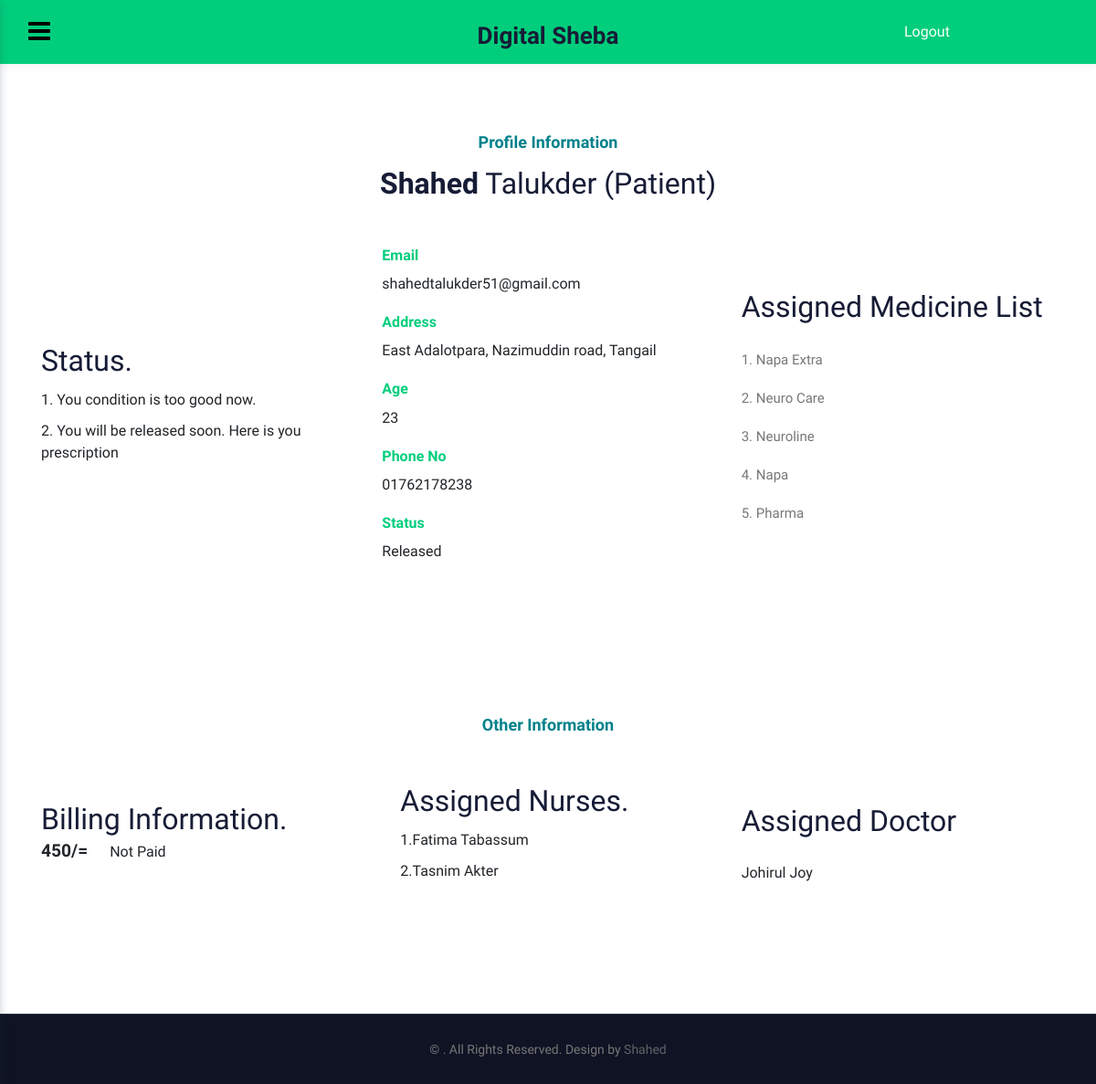
The page /patient/profile/ (signed in) on the database its author committed.
### main/models.py (models this page shows, shortened)
class User(AbstractUser):
    is_patient = models.BooleanField(default=False)
    is_doctor = models.BooleanField(default=False)
    is_nurse = models.BooleanField(default=False)
    is_assistant = models.BooleanField(default=False)
    is_admin = models.BooleanField(default=False)
    is_registered = models.BooleanField(default=False)

class PatientHealthReport(models.Model):
    id = models.AutoField(primary_key=True)
    patient = models.ForeignKey(Patient, on_delete=models.CASCADE, blank=True, null=True)
    health_report = models.CharField(max_length=500, blank=True, null=True)
    class Meta:
        db_table = "patient_health_report"

class Patient(models.Model):
    user = models.OneToOneField(User,on_delete=models.CASCADE,primary_key=True,related_name='user')
    full_name = models.CharField(max_length=50, blank=True, null=True)
    address = models.CharField(max_length=500, blank=True, null=True)
    age = models.CharField(max_length=50, blank=True, null=True)
    phone_no = models.CharField(max_length=50, blank=True, null=True)
    released = models.BooleanField(default=False)
    class Meta:
        db_table = "patient_info"

class Medicine(models.Model):
    medicine_name = models.CharField(max_length=120,blank=True, null=True)
    company_name = models.ManyToManyField(MedicineCompany, related_name="company")
    class Meta:
        db_table = "medicine_info"

class Bill(models.Model):
    patient = models.OneToOneField(Patient, on_delete=models.CASCADE, primary_key=True)
    bill = models.CharField(max_length=120,blank=True,null=True)
    paid = models.BooleanField(default=False)
    class Meta:
        db_table = "billing_information"

class Nurse(models.Model):
    user = models.OneToOneField(User, on_delete=models.CASCADE,primary_key=True,related_name="nurseuser")
    full_name = models.CharField(max_length=120,blank=True,null=True)
    degree = models.CharField(max_length=120,blank=True,null=True)
    age = models.CharField(max_length=50, blank=True, null=True)
    address = models.CharField(max_length=120,blank=True,null=True)
    phone_no = models.CharField(max_length=50,blank=True,null=True)
    class Meta:
        db_table = "nurse_info"

class assignedDoctor(models.Model):
    patient = models.OneToOneField(Patient, on_delete=models.CASCADE, primary_key=True)
    doctor = models.ForeignKey(Doctor, on_delete=models.CASCADE,blank=True, null=True, related_name="assign_doctor")
    class Meta:
        db_table = "assigned_doctor"

class Doctor(models.Model):
    user = models.OneToOneField(User,on_delete=models.CASCADE,primary_key=True,related_name='doctoruser')
    full_name = models.CharField(max_length=50, blank=True, null=True)
    address = models.CharField(max_length=500, blank=True, null=True)
    age = models.CharField(max_length=50, blank=True, null=True)
    degree = models.CharField(max_length=120,blank=True,null=True)
    phone_no = models.CharField(max_length=50, blank=True,null=True)
    class Meta:
        db_table = "doctor_info"

### patient/views.py (the view)
# urls.py: path('profile/', views.user_profile, name="user_profile"),
def profile(request):
    if request.user.is_authenticated and request.user.is_patient:
        pat = Patient.objects.filter(pk=request.user.pk)
        medicines = assignMedicineNew.objects.filter(patient=pat[0].user.pk)
        report = PatientHealthReport.objects.filter(patient=pat[0].user.pk)
        bill = Bill.objects.filter(patient=pat[0].user.pk)
        nurses = assignNurse.objects.filter(patient=pat[0].user.pk)
        doctors = assignedDoctor.objects.filter(patient=pat[0].user.pk)
        medicines_new = []
        for i in medicines:
            for j in i.medicine.all():
                if j.medicine_name not in medicines_new:
                    medicines_new.append(j.medicine_name)
        context = {"title":"Profile | {}".format(pat[0].full_name),'patient':pat[0],'medicine_name':medicines_new,'report':report,'bill':bill,'nurse':nurses,'doctor':doctors}
        return render(request, 'patient_profile.html',context)
    else:
        return redirect('/patient/home')

### patient/templates/patient_profile.html (shortened to what this page needs)
{%extends 'patient_base.html'%}
{%load static%}
{%block main_content%}
<section class="w3l-about1 py-5" id="intro">
    <div class="new-block top-bottom py-md-4">
        <div class="container">
            <div class="title-content text-center">
                <h6 class="sub-title">Profile Information</h6>
                <h3 class="hny-title"><span>{{user.first_name | title}}</span> {{user.last_name | title}} (Patient)</h3>
            </div>
            <div class="row mt-lg-5 mt- align-items-center">
                <div class="col-lg-4 middle-section text-left">
                    <div class="section-width mb-lg-4">
                        {%if report%}
                        <h3 class="hny-title">Status.</h3>
                        {%for i in report%}
                        <ul>
                            <li>{{forloop.counter}}. <span>{{i.health_report}}</span></li>
                        </ul>
                        {%endfor%}
                        {%endif%}
                    </div>
                </div>
                <div class="col-lg-4 left-section my-lg-0 my-4 pr-lg-4">
                    <div class="progress-abodehny-inf">
                        <div class="progress-info">
                            <h6 class="progress-tittle">Email</h6>
                            <span>{{user.email}}</span>
                        </div>
                        <div class="progress-info">
                            <h6 class="progress-tittle">Address
                            </h6>
                            <span>{{patient.address}}</span>
                        </div>
                        <div class="progress-info">
                            <h6 class="progress-tittle">Age</h6>
                            <span>{{patient.age}}</span>
                        </div>
                        <div class="progress-info">
                            <h6 class="progress-tittle">Phone No</h6>
                            <span>{{patient.phone_no}}</span>
                        </div>
                        <div class="progress-info">
                            <h6 class="progress-tittle">Status</h6>
                            {%if patient.released%}
                            <span>Released</span>
                            {%else%}
                            <span>Not Released</span>
                            {%endif%}
                        </div>
                    </div>
                </div>
                <div class="col-lg-4 right-section">
                    {%if medicine_name%}
                    <h3 class="hny-title">Assigned Medicine List</h3>
                    <br>
                    {%for i in medicine_name%}
                    <p class="p-ab">{{forloop.counter}}. {{i}}</p>
                    {%endfor%}
                    {%endif%}
                </div>
            </div>
        </div>
    </div>
</section>
<section class="w3l-about1 py-5" id="intro">
    <div class="new-block top-bottom py-md-4">
        <div class="container">
            {%if bill or nurse or doctor%}
            <div class="title-content text-center">
                <h6 class="sub-title">Other Information</h6>
            </div>
            {%endif%}
            <div class="row mt-lg-5 mt- align-items-center">
                <div class="col-lg-4 middle-section text-left">
                    <div class="section-width mb-lg-4">
                        {%if bill%}
                        <h3 class="hny-title">Billing Information.</h3>
                        {%for i in bill%}
                        <span id="amount">{{i.bill}}/=</span>
                        {%if i.paid == True%}
                        <span id="status">Paid</span>
                        {%else%}
                        <span id="status">Not Paid</span>
                        {%endif%}
                        {%endfor%}
                        {%endif%}
                    </div>
                </div>
                <div class="col-lg-4 left-section my-lg-0 my-4 pr-lg-4">
                    <div class="section-width mb-lg-4">
                        {%if nurse%}
                        <h3 class="hny-title">Assigned Nurses.</h3>
                        {%for i in nurse%}
                        <ul>
                            {%for j in i.nurse.all%}
                            <li><span>{{forloop.counter}}.</span>{{j.full_name | title}}</li>
                            {%endfor%}
                        </ul>
                        {%endfor%}
                        {%endif%}
                    </div>
                </div>
                <div class="col-lg-4 right-section">
                    {%if doctor%}
                    <h3 class="hny-title">Assigned Doctor</h3>
                    <br>
                    {%for i in doctor%}
                    <span>{{i.doctor.full_name | title}}</span>
                    {%endfor%}
                </div>
                {%endif%}
            </div>
        </div>
    </div>
</section>
{%endblock main_content%}

### patient/templates/patient_profile.html (style rules this page uses)
.progress-tittle { color: #00ce7c !important; }
li { list-style-type: none; padding-top: 10px; }
#amount { font-weight: 600; font-size: larger; }
#status { padding-left: 20px; }

### rows shown on the page
User: first_name "Shahed", last_name "Talukder", email "shahedtalukder51@gmail.com"
PatientHealthReport: health_report "You condition is too good now."
PatientHealthReport: health_report "You will be released soon. Here is you prescription"
Patient: address "East Adalotpara, Nazimuddin road, Tangail", age "23", phone_no "01762178238"
Medicine: medicine_name "Napa Extra"
Medicine: medicine_name "Neuro Care"
Medicine: medicine_name "Neuroline"
Medicine: medicine_name "Napa"
Medicine: medicine_name "Pharma"
Bill: bill "450", paid "Not Paid"
Nurse: full_name "Fatima Tabassum"
Nurse: full_name "Tasnim Akter"
assignedDoctor: doctor.full_name "Johirul Joy"
